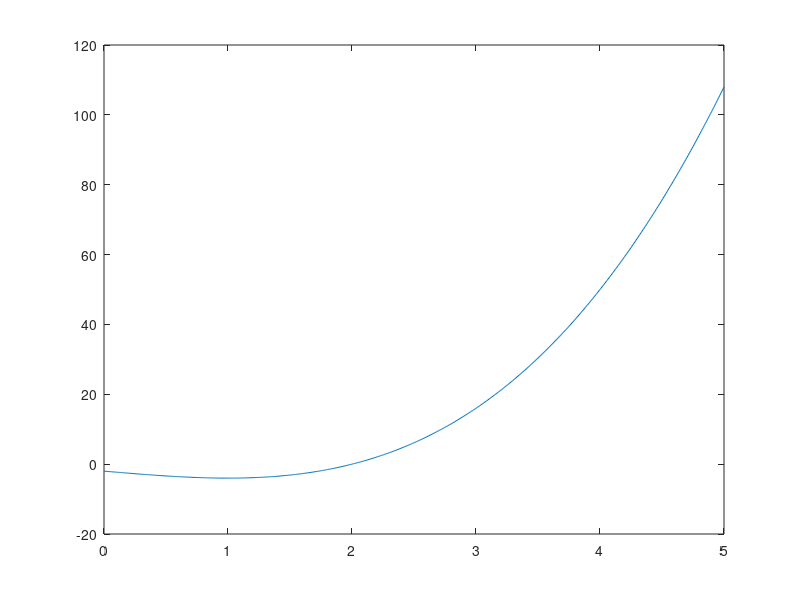

The MATLAB script that drew this image: (Note: this script raises an error after producing the figure.)
%% Part 1

%% Task 1

my_age = 22;

C = magic(4);
magic_sum = sum(C);
magic_sum = magic_sum(1);

C = C./magic_sum;

C = C.*my_age;
sum(C)

%% Task 2

Age_Vector = [0:my_age:9*my_age]';

%%%%%%%%%%%%%%%%%%%%%%%%%%%%%%%%%%%%%%%%%%

%% Part 2

x = linspace(0, 5, 600);

y = x.^3 - 3.*x - 2;

figure()
plot(x, y)
xlim([0 5])
hold on
x = round(x, 2);
scatter_indices = mod(x, .5) == 0;
scatter(x(scatter_indices), y(scatter_indices),'g*');
[~, min_index] = min(y);
[~, max_index] = max(y);
scatter(x(min_index), y(min_index));
scatter(x(max_index), y(max_index));

%%%%%%%%%%%%%%%%%%%%%%%%%%%%%%%%%%%%%%%%%%%%%%%%%%%%%%

%% Part 3

tempers = ['1', '0', '2', '4'];
pow_count = 0;
total = 0;

for i = numel(tempers):-1:1
    cur_char = tempers(i);
    switch(cur_char)
        case '0'
            number = 0;
        case '1'
            number = 1;
        case '2'
            number = 2;
        case '3'
            number = 3;
        case '4'
            number = 4;
        case '5'
            number = 5;
        case '6'
            number = 6;
        case '7'
            number = 7;
        case '8'
            number = 8;
        case '9'
            number = 9;
    end

    addition = number * 10^pow_count;

    total = total + addition;
    pow_count = pow_count + 1;

end
total
total = total/4
